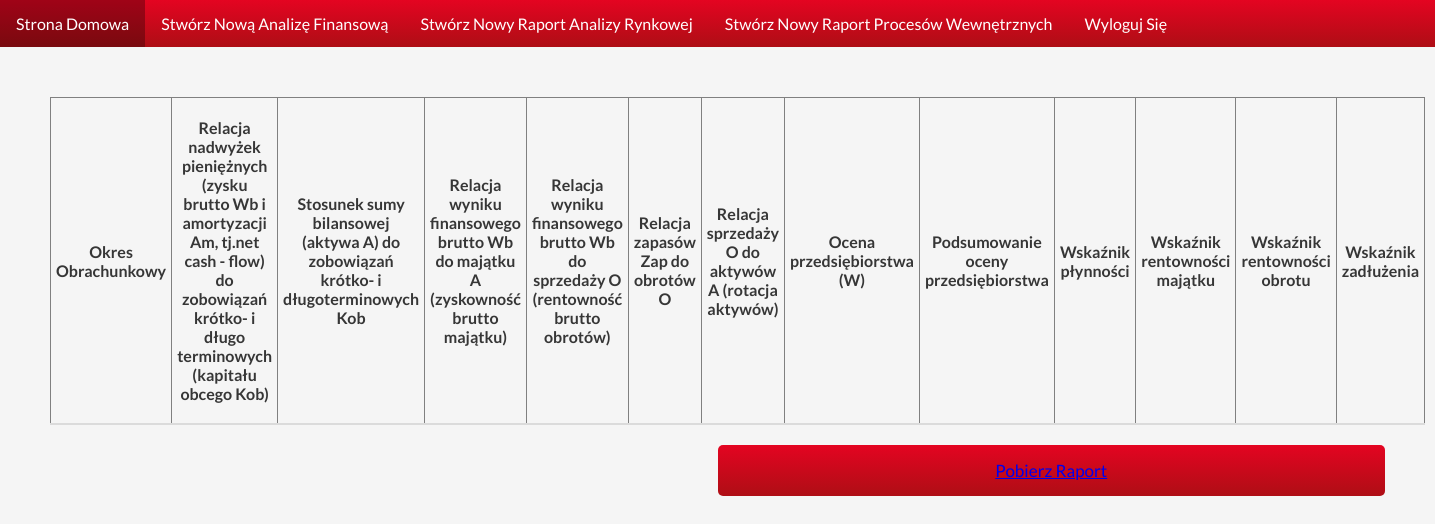
The page /full_raport_view/?identifier=12.0 on the database as committed earlier.
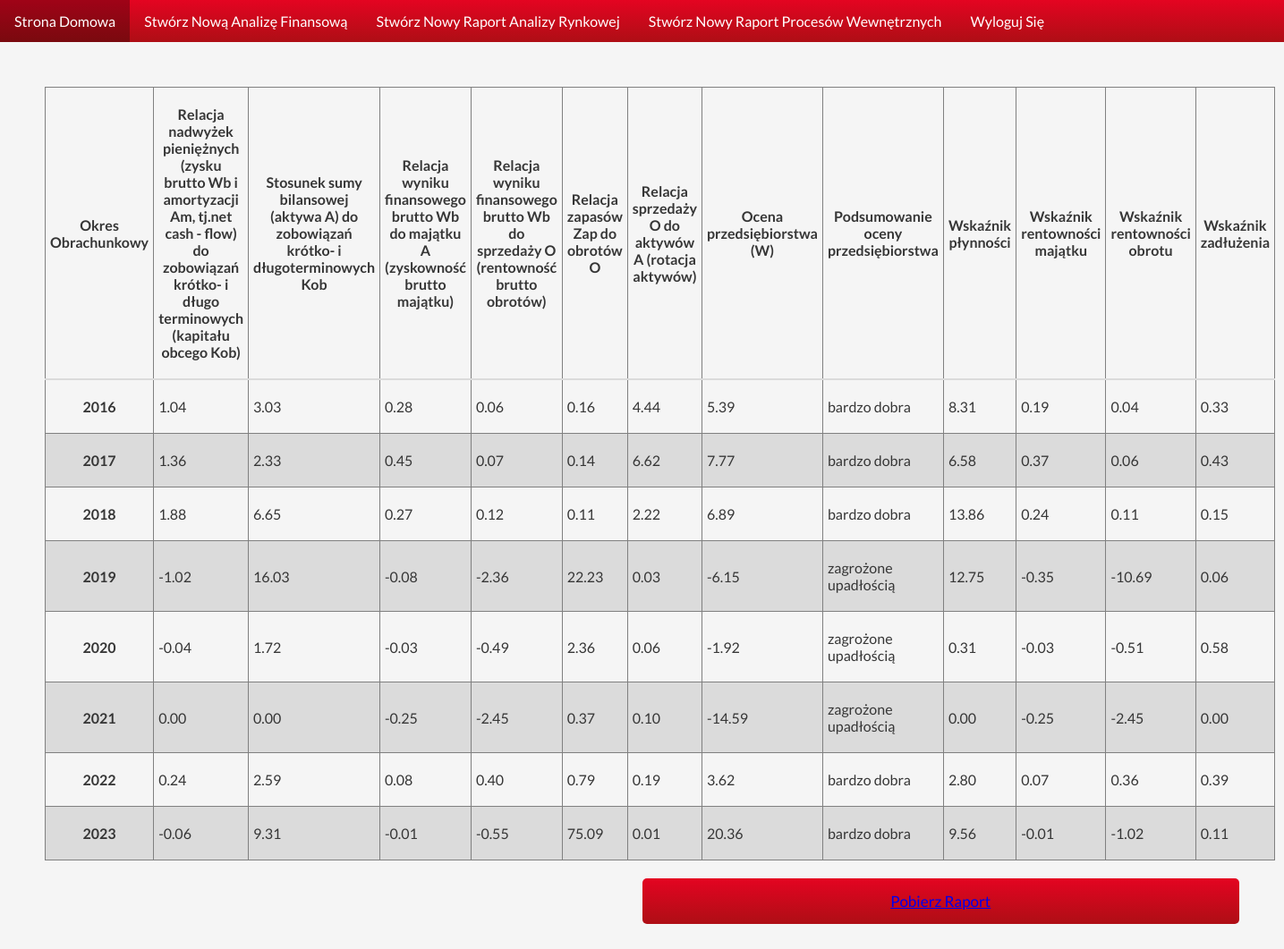
The same page on the database as committed later.
### economic_indicators_site/models.py (models this page shows, shortened)
class FullRaportBlock(models.Model):
    created_by = models.ForeignKey(CompanySystemUser, on_delete=models.CASCADE)
    created_at = models.IntegerField(default=2022)
    time_period = models.IntegerField()
    identifier = models.CharField(max_length=10, db_index=True, null=False)
    money_surplus = models.FloatField(default=0)
    bilans_sh_lil_ratio = models.FloatField(default=0)
    financial_prop_score = models.FloatField(default=0)
    financial_sc_sales_rel = models.FloatField(default=0)
    supp_rev_relaton = models.FloatField(default=0)
    assets_rotation = models.FloatField(default=0)
    company_assessment = models.FloatField(default=0)
    liquidity_ratio = models.FloatField(default=0)
    return_on_assets_ratio = models.FloatField(default=0)
    profitability_of_revenue_ratio = models.FloatField(default=0)
    debt_ratio = models.FloatField(default=0)
    company_prediction = models.CharField(max_length=30)
    class Meta:
        ordering = ['time_period']

### economic_indicators_site/views.py (the view)
# urls.py: path('full_raport_view/', views.FullRaportView.as_view()),
class FullRaportView(TemplateView):
    template_name = 'economic_indicators_site/raports/fullRaportTemplate.html'
    def get_context_data(self, **kwargs):
        context = super(FullRaportView, self).get_context_data(**kwargs)
        identifier = self.request.GET.get('identifier')
        context['raport_blocks'] = models.FullRaportBlock.objects.filter(identifier__contains=identifier).all()
        context['id'] = identifier
        return context

### economic_indicators_site/templates/economic_indicators_site/raports/fullRaportTemplate.html
{% extends "economic_indicators_site/components/navigationBar.html" %}
{% load widget_tweaks %}
{% load humanize %}
{% block content %}
<table class="table">
    <thead>
        <tr>
            <th>
                Okres Obrachunkowy
            </th>
            <th>
                Relacja nadwyżek pieniężnych (zysku brutto Wb i amortyzacji Am, tj.net cash - flow) do zobowiązań
                krótko- i długo terminowych (kapitału obcego Kob)
            </th>
            <th>
                Stosunek sumy bilansowej (aktywa A) do zobowiązań krótko- i długoterminowych Kob
            </th>
            <th>
                Relacja wyniku finansowego brutto Wb do majątku A (zyskowność brutto majątku)
            </th>
            <th>
                Relacja wyniku finansowego brutto Wb do sprzedaży O (rentowność brutto obrotów)
            </th>
            <th>
                Relacja zapasów Zap do obrotów O
            </th>
            <th>
                Relacja sprzedaży O do aktywów A (rotacja aktywów)
            </th>
            <th>
                Ocena przedsiębiorstwa (W)
            </th>
            <th>
                Podsumowanie oceny przedsiębiorstwa
            </th>
            <th>
                Wskaźnik płynności
            </th>
            <th>
                Wskaźnik rentowności majątku
            </th>
            <th>
                Wskaźnik rentowności obrotu
            </th>
            <th>
                Wskaźnik zadłużenia
            </th>
        </tr>
    </thead>
    <tbody>
        {% for raport_block in raport_blocks %}
        <tr class="tableRow">
            <th>{{ raport_block.created_at }}</th>
            <td>{{ raport_block.money_surplus|floatformat:2 }}</td>
            <td>{{ raport_block.bilans_sh_lil_ratio|floatformat:2 }}</td>
            <td>{{ raport_block.financial_prop_score|floatformat:2 }}</td>
            <td>{{ raport_block.financial_sc_sales_rel|floatformat:2 }}</td>
            <td>{{ raport_block.supp_rev_relaton|floatformat:2 }}</td>
            <td>{{ raport_block.assets_rotation|floatformat:2 }}</td>
            <td>{{ raport_block.company_assessment|floatformat:2 }}</td>
            <td>{{ raport_block.company_prediction }}</td>
            <td>{{ raport_block.liquidity_ratio|floatformat:2 }}</td>
            <td>{{ raport_block.return_on_assets_ratio|floatformat:2 }}</td>
            <td>{{ raport_block.profitability_of_revenue_ratio|floatformat:2 }}</td>
            <td>{{ raport_block.debt_ratio|floatformat:2 }}</td>
        </tr>
        {% endfor %}
    </tbody>
</table>
<button class="form__button form__button--right"><a href="/generate_raport_file/?identifier={{ id }}">Pobierz Raport</a></button>
{% endblock %}

### economic_indicators_site/templates/economic_indicators_site/components/navigationBar.html (shortened to what this page needs)
{% load static %}
<!DOCTYPE html>
<html lang="en">
<head>
    <link rel="stylesheet" href="{% static 'economic_indicators_site/main_styling.css' %}">
    <link rel="stylesheet" href="{% static 'economic_indicators_site/components_styling/navbar_styling.css' %}">
    <link rel="stylesheet" href="{% static 'economic_indicators_site/components_styling/form_styling.css' %}">
</head>
<body class="main-body">
    <nav class="nav">
        <ul class="nav__content">
            <li class="nav__item"><a href="/home">Strona Domowa</a></li>
            <li class="nav__item"><a href="/new_raport/add_assets/?number=1">Stwórz Nową Analizę Finansową</a></li>
            <li class="nav__item"><a href="/add_business_characteristic">Stwórz Nowy Raport Analizy Rynkowej</a></li>
            <li class="nav__item"><a href="/add_third_a1">Stwórz Nowy Raport Procesów Wewnętrznych</a></li>
            <li class="nav__item"><a href="/logout">Wyloguj Się</a></li>
        </ul>
    </nav>
    <div class="main_content">
        {% block content %}{% endblock %}
    </div>
</body>

### economic_indicators_site/static/economic_indicators_site/main_styling.css (style rules this page uses)
* { box-sizing: border-box; margin: 0; padding: 0; font-family: "Lato", sans-serif; }
body.main-body { background-color: whitesmoke; }
div.main_content { margin: 50px; display: flex; flex-direction: column; }
.table { color: #363636; border-collapse: collapse; border-spacing: 0; }
.table thead { border-bottom: 2px solid rgb(219, 219, 219); font-weight: 700; }
.tableRow:nth-child(even) { background-color: rgb(219, 219, 219); }
.tableRow { transition: 0.2s; }
.tableRow > td,th { padding: 20px 5px; border: 1px solid gray; }

### economic_indicators_site/static/economic_indicators_site/components_styling/navbar_styling.css (style rules this page uses)
.nav__content { list-style-type: none; margin: 0 0 10px; padding: 0; overflow: hidden; background: linear-gradient(rgb(228, 4, 33) 0%, rgb(174, 14, 21) 100%); display: flex; flex-direction: row; }
.nav__item a { display: block; color: white; text-align: center; padding: 14px 16px; text-decoration: none; transition: 0.3s; }

### economic_indicators_site/static/economic_indicators_site/components_styling/form_styling.css (style rules this page uses)
.form__button { align-self: flex-end; width: 50%; padding: 15px 0; margin: 20px 0; border-radius: 5px; background: linear-gradient(rgb(228, 4, 33) 0%, rgb(174, 14, 21) 100%); border: 0; color: white; font-size: 17px; transition: 0.3s; }

Rows that differ between the two databases and show on the page:
added FullRaportBlock: created_at "2016", money_surplus "1.04", bilans_sh_lil_ratio "3.03", financial_prop_score "0.28", financial_sc_sales_rel "0.06", supp_rev_relaton "0.16", assets_rotation "4.44", company_assessment "5.39", company_prediction "bardzo dobra", liquidity_ratio "8.31", return_on_assets_ratio "0.19", profitability_of_revenue_ratio "0.04", debt_ratio "0.33"
added FullRaportBlock: created_at "2017", money_surplus "1.36", bilans_sh_lil_ratio "2.33", financial_prop_score "0.45", financial_sc_sales_rel "0.07", supp_rev_relaton "0.14", assets_rotation "6.62", company_assessment "7.77", company_prediction "bardzo dobra", liquidity_ratio "6.58", return_on_assets_ratio "0.37", profitability_of_revenue_ratio "0.06", debt_ratio "0.43"
added FullRaportBlock: created_at "2018", money_surplus "1.88", bilans_sh_lil_ratio "6.65", financial_prop_score "0.27", financial_sc_sales_rel "0.12", supp_rev_relaton "0.11", assets_rotation "2.22", company_assessment "6.89", company_prediction "bardzo dobra", liquidity_ratio "13.86", return_on_assets_ratio "0.24", profitability_of_revenue_ratio "0.11", debt_ratio "0.15"
added FullRaportBlock: created_at "2019", money_surplus "-1.02", bilans_sh_lil_ratio "16.03", financial_prop_score "-0.08", financial_sc_sales_rel "-2.36", supp_rev_relaton "22.23", assets_rotation "0.03", company_assessment "-6.15", company_prediction "zagrożone upadłością", liquidity_ratio "12.75", return_on_assets_ratio "-0.35", profitability_of_revenue_ratio "-10.69", debt_ratio "0.06"
added FullRaportBlock: created_at "2020", money_surplus "-0.04", bilans_sh_lil_ratio "1.72", financial_prop_score "-0.03", financial_sc_sales_rel "-0.49", supp_rev_relaton "2.36", assets_rotation "0.06", company_assessment "-1.92", company_prediction "zagrożone upadłością", liquidity_ratio "0.31", return_on_assets_ratio "-0.03", profitability_of_revenue_ratio "-0.51", debt_ratio "0.58"
added FullRaportBlock: created_at "2021", money_surplus "0.00", bilans_sh_lil_ratio "0.00", financial_prop_score "-0.25", financial_sc_sales_rel "-2.45", supp_rev_relaton "0.37", assets_rotation "0.10", company_assessment "-14.59", company_prediction "zagrożone upadłością", liquidity_ratio "0.00", return_on_assets_ratio "-0.25", profitability_of_revenue_ratio "-2.45", debt_ratio "0.00"
added FullRaportBlock: created_at "2022", money_surplus "0.24", bilans_sh_lil_ratio "2.59", financial_prop_score "0.08", financial_sc_sales_rel "0.40", supp_rev_relaton "0.79", assets_rotation "0.19", company_assessment "3.62", company_prediction "bardzo dobra", liquidity_ratio "2.80", return_on_assets_ratio "0.07", profitability_of_revenue_ratio "0.36", debt_ratio "0.39"
added FullRaportBlock: created_at "2023", money_surplus "-0.06", bilans_sh_lil_ratio "9.31", financial_prop_score "-0.01", financial_sc_sales_rel "-0.55", supp_rev_relaton "75.09", assets_rotation "0.01", company_assessment "20.36", company_prediction "bardzo dobra", liquidity_ratio "9.56", return_on_assets_ratio "-0.01", profitability_of_revenue_ratio "-1.02", debt_ratio "0.11"
